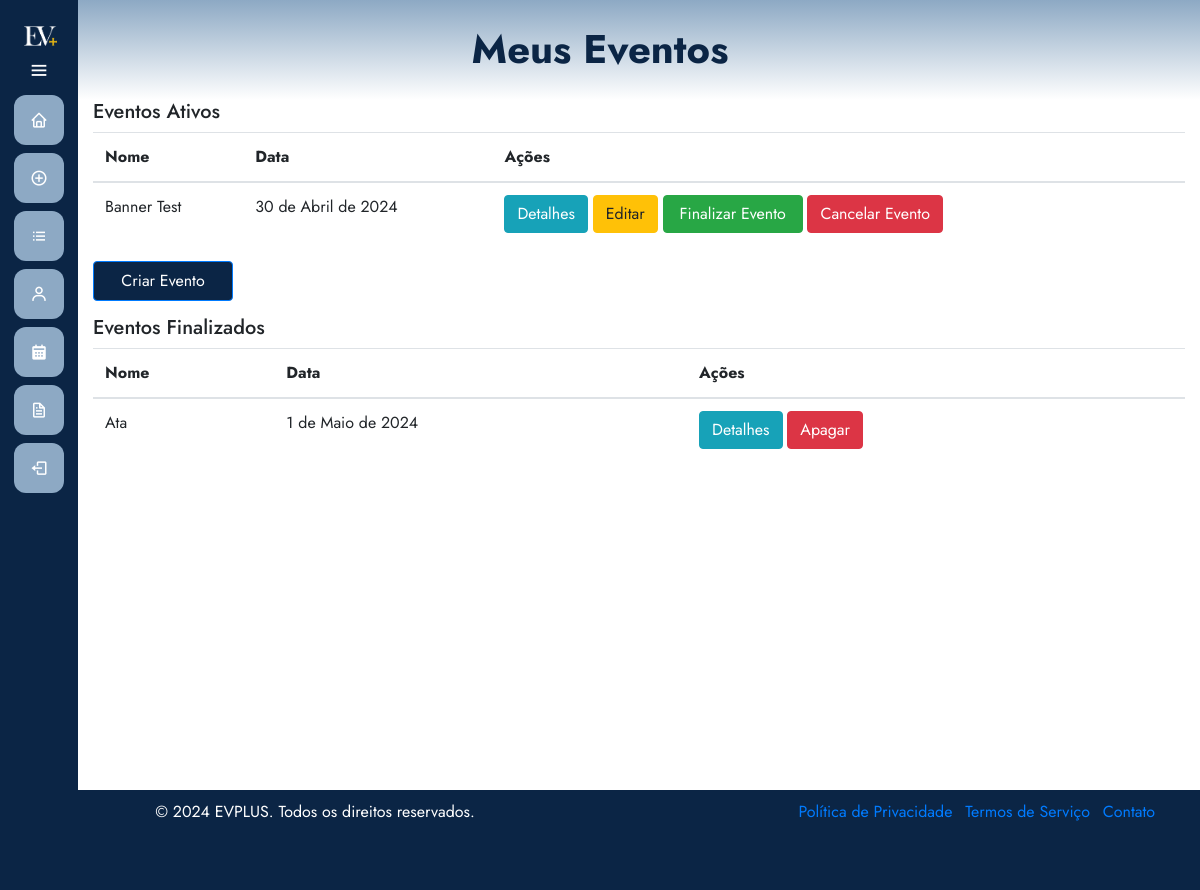
Before: /eventos/meuseventos/ (signed in) with the older database file.
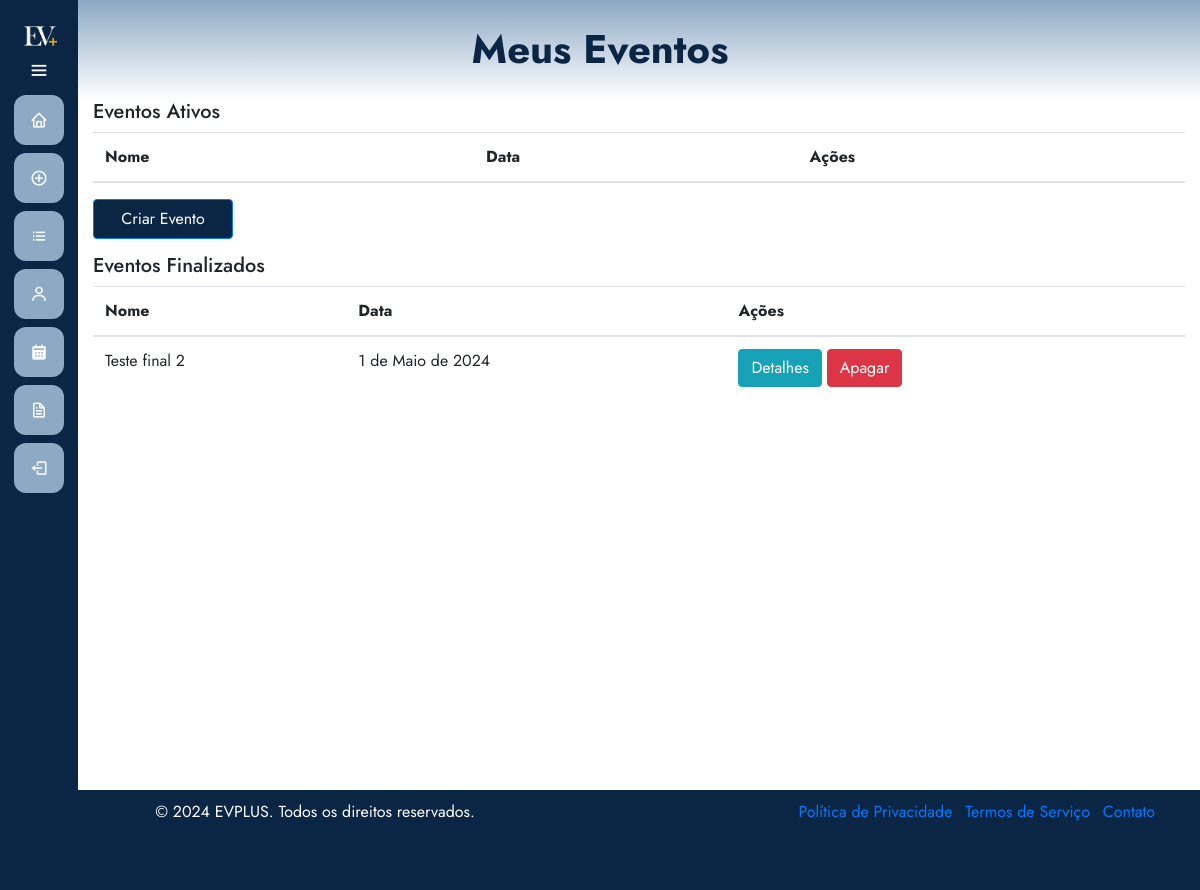
After: the same page with the newer database file.
### eventos/models.py (models this page shows, shortened)
class Evento(models.Model):
    user = models.ForeignKey(User, on_delete=models.CASCADE)
    clients = models.ManyToManyField(User, through='Inscricao', related_name='eventos')
    name = models.CharField(max_length=100)
    description = models.TextField()
    local = models.CharField(max_length=100)
    date = models.DateField()
    time = models.TimeField()
    category = models.CharField(max_length=100)
    banner = models.ImageField(null=True, blank=True, upload_to='banners/')
    limite_inscricoes = models.PositiveIntegerField(null=True, blank=True, verbose_name="Limite de Inscrições")
    finalizado = models.BooleanField(default=False)
    certificados = models.ManyToManyField(User, through='Certificado', related_name='eventos_certificados')

### eventos/views.py (the view)
# urls.py: path('meuseventos/', views.listarEventos, name='meuseventos'),
@login_required
@permission_required('eventos.add_evento', raise_exception=True)
def listarEventos(request):
    exibir_sidebar = True
    eventos_ativos = Evento.objects.filter(user=request.user, finalizado=False)
    eventos_finalizados = Evento.objects.filter(user=request.user, finalizado=True)
    return render(request, 'meusEventos.html', {'eventos': eventos_ativos, 'finalizarEvento': eventos_finalizados, 'exibir_sidebar': exibir_sidebar})

### eventos/templates/meuseventos.html (shortened to what this page needs)
{% extends 'base.html' %}
{% load static %}
{% block 'head' %}
    <link rel="stylesheet" href="{% static 'eventos/css/meuseventos.css' %}">
{% endblock %}
{% block 'dashboard' %}
    <div class="container">
        <div class="row">
            <div class="col-md-12">
                <h5>Eventos Ativos</h5>
                <table class="table">
                    <thead>
                        <tr>
                            <th>Nome</th>
                            <th>Data</th>
                            <th>Ações</th>
                        </tr>
                    </thead>
                    <tbody>
                        {% for evento in eventos %}
                            <tr>
                                <td>{{ evento.name }}</td>
                                <td>{{ evento.date }}</td>
                                <td>
                                    <a href="{% url 'eventos:detalhes_evento' evento.id %}" class="btn btn-info">Detalhes</a>
                                    {% if perms.eventos.change_evento %}
                                        <a href="{% url 'eventos:editar_evento' evento.id %}" class="btn btn-warning">Editar</a>
                                        <a href="#" onclick="confirmarFinalizar('{{ evento.id }}')" class="btn btn-success">Finalizar Evento</a>
                                        <a href="#" onclick="confirmarCancelar('{{ evento.id }}')" class="btn btn-danger">Cancelar Evento</a>
                                    {% endif %}
                                </td>
                            </tr>
                        {% endfor %}
                    </tbody>
                </table>
            </div>
        </div>
    </div>
    <div class="container">
        <div class="row">
            <div class="col-md-12">
                <a href="{% url 'eventos:eventos' %}" class="btn btn-primary">Criar Evento</a>
            </div>
        </div>
    </div>
    <div class="container">
        <div class="row">
            <div class="col-md-12">
                <h5>Eventos Finalizados</h5>
                <table class="table">
                    <thead>
                        <tr>
                            <th>Nome</th>
                            <th>Data</th>
                            <th>Ações</th>
                        </tr>
                    </thead>
                    <tbody>
                        {% for evento in finalizarEvento %}
                            <tr>
                                <td>{{ evento.name }}</td>
                                <td>{{ evento.date }}</td>
                                <td>
                                    <a href="{% url 'eventos:detalhes_evento' evento.id %}" class="btn btn-info">Detalhes</a>
                                    <a href="#" onclick="confirmarApagar('{{ evento.id }}')" class="btn btn-danger">Apagar</a>
                                </td>
                            </tr>
                        {% endfor %}
                    </tbody>
                </table>
            </div>
        </div>
    </div>
{% endblock %}

### templates/base.html (shortened to what this page needs)
{% load static %}
<!doctype html>
<html lang="pt-BR">
<head>
  <link rel="stylesheet" href="https://cdn.jsdelivr.net/npm/bootstrap@4.6.1/dist/css/bootstrap.min.css">
  <link rel="stylesheet" href="{% static 'general/css/base.css' %}">
  <link rel="stylesheet" href="{% static 'general/css/general.css' %}">
  <link href='https://unpkg.com/boxicons@2.0.7/css/boxicons.min.css' rel='stylesheet'>
  {% block 'head' %}{% endblock %}
</head>
<body>
  <div class="page-topo" id="page-topo">
    <h1 class="main-title" id="page-topo-title"></h1>
  </div>
  {% if exibir_sidebar %}
  <div class="sidebar">
    <a href="{% url 'home' %}">
      <div class="logo-details">
          <img src="{% static 'images/LOGO.png' %}" alt="Logo" class="logo">
        </a>
          <i class='bx bx-menu' id="btn" ></i>
      </div>
      <ul class="nav-list">
      <li>
        <a href="{% url 'home' %}">
          <i class='bx bx-home'></i>
        </a>
      </li>
      {% if perms.eventos.add_evento %}
      <li>
        <a href="{% url 'eventos:eventos' %}">
          <i class='bx bx-plus-circle'></i>
        </a>
      </li>
      {% endif %}
      <li>
        <a href="{% url 'eventos:todos_eventos' %}">
          <i class='bx bx-list-ul'></i>
        </a>
      </li>
      <li>
        <a href="{% url 'conta' %}">
          <i class='bx bx-user'></i>
        </a>
      </li>
      {% if user.is_authenticated %}
      {% if perms.eventos.add_evento %}
      <li>
        <a href="{% url 'eventos:meuseventos' %}">
          <i class='bx bxs-calendar'></i>
        </a>
      </li>
      {% endif %}
      {% endif %}
      {% if perms.eventos.add_evento %}
      <li>
        <a href="{% url 'eventos:gerenciar_certificados' %}">
          <i class='bx bx-file'></i>
        </a>
      </li>
      {% endif %}
      {% if user.is_authenticated %}
      <li>
        <a href="{% url 'logout' %}">
            <i class='bx bx-log-out'></i>
        </a>
      </li>
      {% endif %}
    </ul>
  {% endif %}
  <section class="home-section">
    {% block 'dashboard' %}
    {% endblock %}
  </section>
  <footer class="footer">
    <div class="container">
        <div class="row">
            <div class="col-md-6">
                <p>&copy; 2024 EVPLUS. Todos os direitos reservados.</p>
            </div>
            <div class="col-md-6 text-md-right">
                <ul class="list-inline">
                    <li class="list-inline-item"><a href="#">Política de Privacidade</a></li>
                    <li class="list-inline-item"><a href="#">Termos de Serviço</a></li>
                    <li class="list-inline-item"><a href="#">Contato</a></li>
                </ul>
            </div>
        </div>
    </div>
  </footer>
</body>
</html>

### templates/static/general/css/base.css (style rules this page uses)
* { margin: 0; padding: 0; box-sizing: border-box; font-family: "Jost" , sans-serif; }
.main-title { position: relative; color: var(--dark-color); font-size: 40px; top: 25px; font-weight: bold; text-align: center; z-index: 3; }
.page-topo { position: relative; width: 100%; height: 100px; background-image: linear-gradient(to bottom, var(--main-color), white); z-index: 2; }
.sidebar { position: fixed; left: 0; top: 0; height: 100%; width: 78px; background: var(--dark-color); padding: 6px 14px; z-index: 99; transition: all 0.5s ease; }
.sidebar .logo-details { height: 60px; display: flex; align-items: center; position: relative; }
.sidebar .logo-details #btn { position: absolute; top: 50%; right: 0; transform: translateY(-50%); font-size: 22px; transition: all 0.4s ease; font-size: 23px; text-align: center; cursor: pointer; transition: all 0.5s ease; }
.sidebar i { color: #fff; height: 60px; min-width: 50px; font-size: 28px; text-align: center; line-height: 60px; }
.sidebar .nav-list { margin-top: 20px; height: 100%; }
.sidebar li { position: relative; margin: 8px 0; list-style: none; }
.sidebar li a { display: flex; height: 100%; width: 100%; border-radius: 12px; align-items: center; text-decoration: none; transition: all 0.4s ease; background: var(--main-color); }
.sidebar li i { height: 50px; line-height: 50px; font-size: 18px; border-radius: 12px; }
.home-section { position: relative; min-height: 80vh; top: 0; background: white; left: 78px; width: calc(100% - 78px); transition: all 0.5s ease; z-index: 2; }
.logo-details { position: relative; top: 0; left: 0; background-color: var(--dark-color); padding: 5px 14px 25px 10px; z-index: 1000; }
.logo { max-height: 20px; transition: max-height 0.5s ease; }
.sidebar { padding-top: 15px; }
.sidebar .logo-details #btn { position: absolute; top: 55px; right: 0px; font-size: 22px; transition: all 0.4s ease; text-align: center; cursor: pointer; }
.footer { position: relative; bottom: 0; width: 100%; height: 100px; background-color: var(--dark-color); color: white; text-align: center; padding-top: 10px; z-index: 1000; margin-top: 50px; }

### templates/static/general/css/general.css (style rules this page uses)
:root { --main-color: #8da9c4; --dark-color: #0b2545; --light-color: #eef4ed; --contrast-color: #467afd; --differential-color: #134074; }

### templates/static/eventos/css/meuseventos.css (style rules this page uses)
.btn-primary { height: 40px; width: 140px; background-color: var(--dark-color); padding: 7px; margin-bottom: 15px; }

Changed rows visible on the page:
removed Evento: name "Banner Test", date "30 de Abril de 2024", shown under "Eventos Ativos"
removed Evento: name "Ata", date "1 de Maio de 2024", shown under "Eventos Finalizados"
added Evento: name "Teste final 2", date "1 de Maio de 2024", shown under "Eventos Finalizados"
